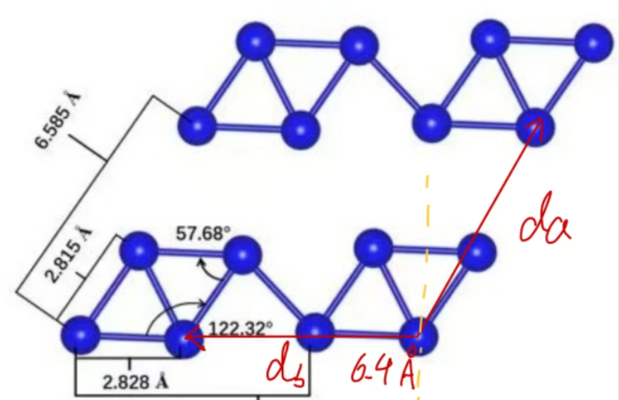
#> input picture src/tools/analysis/dadb_ref.jpg, 1238 x 800 px (shown at 1/2 size)
$ python -i atoms.py   (imports and definitions only)
#> lines starting #> are read from the running program, lines starting #| are printed output that depends on the picture
#> further down, picture is the input picture: shape (800, 1238, 3); mean B, G, R 238, 222.5, 224.4
"""
Purpose: Detect Re atom coordinates from a single-layer ReS2 image. The main function accepts a grayscale/RGB image array and returns atom points in image coordinates plus optional diagnostics.
Related files: tools/res2_stacking_analysis/single_layer_lattice.py and tools/res2_stacking_analysis/classify_bilayers.py.
CLI usage: This module is imported by the da/db pipelines and is not intended to be executed directly.
"""

from __future__ import annotations

from dataclasses import dataclass
from typing import Dict, Optional, Tuple

import cv2
import numpy as np
from scipy import ndimage


@dataclass(frozen=True)
class AtomDetectConfig:

    use_highpass: bool = True

    bg_sigma_px: float = 6.0

    bina_thre: float = 1.8

    min_area_threshold: float = 100.0

    auto_area_scale: bool = True

    area_scale_ref: int = 512

    min_distance_px: float = 5.0

    max_points: int = 512


def _to_gray_float01(img: np.ndarray) -> np.ndarray:
    x = np.asarray(img)
    if x.ndim == 3 and x.shape[2] >= 3:
        # RGB -> gray
        x = x[..., :3].astype(np.float32)
        x = 0.299 * x[..., 0] + 0.587 * x[..., 1] + 0.114 * x[..., 2]
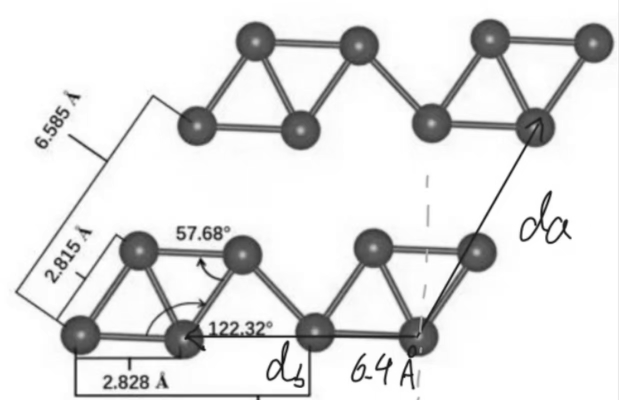
#> x: shape (800, 1238) float32 (shown at 1/2 size); min 8.32, max 255, mean 227.4
    x = x.astype(np.float32)
    v0 = float(np.min(x))
#> v0 = 8.32
    v1 = float(np.max(x))
#> v1 = 255
    if v1 - v0 < 1e-9:
        return np.zeros_like(x, dtype=np.float32)
    return ((x - v0) / (v1 - v0)).astype(np.float32)


def detect_atoms_from_image(
    img: np.ndarray,
    *,
    cfg: AtomDetectConfig = AtomDetectConfig(),
    return_debug: bool = False,
) -> Tuple[np.ndarray, Optional[Dict]]:
    """Internal helper."""
    g = _to_gray_float01(img)


    if bool(cfg.use_highpass):
        bg = ndimage.gaussian_filter(g, sigma=float(cfg.bg_sigma_px)).astype(np.float32)
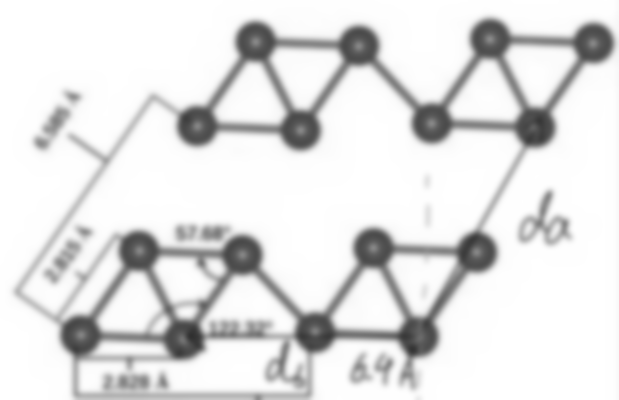
#> bg: shape (800, 1238) float32 (shown at 1/2 size); min 0.188, max 1, mean 0.888
        hp = (g - bg).astype(np.float32)
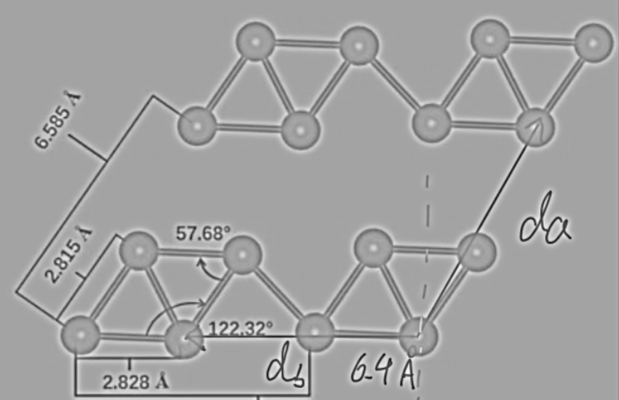
#> hp: shape (800, 1238) float32 (shown at 1/2 size); min -0.728, max 0.409, mean -6.16e-11; drawn with min black and max white
        hp = hp - float(hp.min())
        vmax = float(hp.max())
#> vmax = 1.14
        if vmax > 1e-9:
            hp = (hp / vmax).astype(np.float32)
    else:
        bg = None
        hp = g.copy()

    mean_val = float(hp.mean())
#> mean_val = 0.64
    thr = float(mean_val * float(cfg.bina_thre))
#> thr = 1.15
    _, binary = cv2.threshold(hp, thr, 1.0, cv2.THRESH_BINARY)
#> binary: shape (800, 1238) float32; every value is 0
    binary_u8 = (binary * 255.0).astype(np.uint8)
#> binary_u8: shape (800, 1238); every value is 0
    contours, _ = cv2.findContours(binary_u8, cv2.RETR_EXTERNAL, cv2.CHAIN_APPROX_SIMPLE)
#> contours = []
    n_contours = int(len(contours))
#> n_contours = 0


    area_thr = float(cfg.min_area_threshold)
    if bool(cfg.auto_area_scale):
        ref = float(max(1, int(cfg.area_scale_ref)))
        scale = float(min(hp.shape[0], hp.shape[1])) / ref
#> scale = 1.56
        area_thr = float(area_thr * scale * scale)
#> area_thr = 244.1

    centers_xy = []
    for contour in contours:
        area = float(cv2.contourArea(contour))
        if area <= area_thr:
            continue
        M = cv2.moments(contour)
        if abs(float(M.get("m00", 0.0))) < 1e-9:
            continue
        cx = float(M["m10"] / M["m00"])
        cy = float(M["m01"] / M["m00"])
        centers_xy.append((cx, cy))
#> this loop made 0 passes
#> after the loop, centers_xy = []

    if not centers_xy:
        debug = None
        if return_debug:
            debug = {
                "gray": g,
                "hp": hp,
                "bg": bg,
                "thr": float(thr),
                "area_thr": float(area_thr),
                "n_contours": int(n_contours),
                "peaks_xy": np.zeros((0, 2), dtype=np.float32),
            }
        return np.zeros((0, 2), dtype=np.float32), debug


    min_d2 = float(cfg.min_distance_px) ** 2
    keep_xy = []
    for (x, y) in centers_xy:
        if len(keep_xy) >= int(cfg.max_points):
            break
        ok = True
        for (kx, ky) in keep_xy:
            dx = float(x) - float(kx)
            dy = float(y) - float(ky)
            if dx * dx + dy * dy < min_d2:
                ok = False
                break
        if ok:
            keep_xy.append((float(x), float(y)))

    pts = np.asarray(keep_xy, dtype=np.float32).reshape(-1, 2)

    debug = None
    if return_debug:
        debug = {
            "gray": g,
            "hp": hp,
            "bg": bg,
            "peaks_xy": pts.copy(),
            "thr": float(thr),
            "area_thr": float(area_thr),
            "n_contours": int(n_contours),
        }
    return pts.astype(np.float32), debug


__all__ = ["AtomDetectConfig", "detect_atoms_from_image"]

>>> import cv2
>>> picture = cv2.imread('../../src/tools/analysis/dadb_ref.jpg')
>>> result = detect_atoms_from_image(picture)
